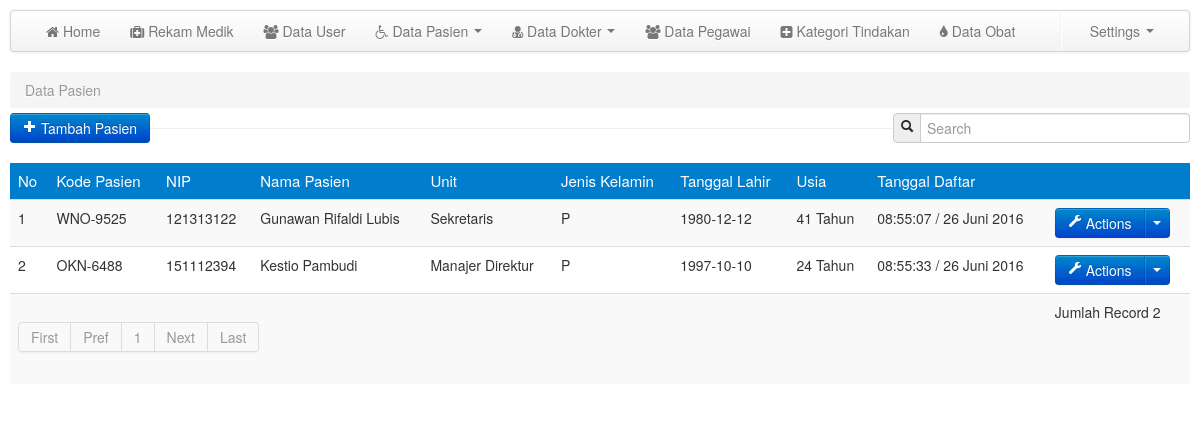
The page /media.php?module=data_pasien (signed in) on the database its author committed.
### tables this page shows
CREATE TABLE `pasien` (
  `id_psaien` int(10) NOT NULL,
  `kodePasien` varchar(50) NOT NULL,
  `id_pegawai` varchar(150) NOT NULL,
  `foto_pasien` text NOT NULL,
  `tgl_daf` varchar(50) NOT NULL,
  `jam_daf` varchar(50) NOT NULL,
  `kodeuser` varchar(150) NOT NULL
);

CREATE TABLE `pegawai` (
  `id_pegawai` int(10) NOT NULL,
  `nip` varchar(50) NOT NULL,
  `kj` varchar(100) NOT NULL,
  `nama_pegawai` varchar(300) NOT NULL,
  `unit` varchar(150) NOT NULL,
  `jk` varchar(100) NOT NULL,
  `alamat` varchar(300) NOT NULL,
  `status_kel` varchar(50) NOT NULL,
  `tgl_lhr` date NOT NULL
);

### config/fungsi_indotgl.php (called while the page is built, shortened)
<?php
	function tgl_indo($tgl){
			$tanggal = substr($tgl,8,2);
			$bulan = getBulan(substr($tgl,5,2));
			$tahun = substr($tgl,0,4);
			return $tanggal.' '.$bulan.' '.$tahun;
	}
	function getBulan($bln){
				switch ($bln){
					case 6:
						return "Juni";
						break;
				}
			}
?>

### mod_pasien/pasien.php (the view, shortened to what this page needs)
<?php
switch($_GET['act']){
	default:
	?>
	<?php
	$p      = new Paging;
    $batas  = 10;
    $posisi = $p->cariPosisi($batas);
?>
	<section>
		<ul class="breadcrumb" style="margin-bottom: 5px;">
			<li class="active">Data Pasien</li>
		</ul>
		<div class="control-group pull-left">
			<button class="btn btn-primary" type="button" onclick="window.location='media.php?module=data_pasien&&act=tambah_pasien'"><i class="icon-plus icon-white"></i> Tambah Pasien</button>
		</div>
		<form class="form-search pull-right">
							<div class="input-prepend">
								<span class="add-on"><i class="icon-search"></i></span>
								<input class="span3" id="txtcari" type="text" placeholder="Search">
							</div>
		</form>
		<hr>
		<div class="row-fluid">
			<div class="span12 pull-left">
				<div id="tabel_awal">
				<table class="table table-striped">
					<thead>
						<tr class="head1">
							<td>No</td><td>Kode Pasien</td><td>NIP</td><td>Nama Pasien</td><td>Unit</td><td>Jenis Kelamin</td><td>Tanggal Lahir</td><td>Usia</td><td>Tanggal Daftar</td><td></td>
						</tr>
					</thead>
					<tbody>
					<?php
					$query=mysql_query("SELECT * FROM pasien, pegawai WHERE pasien.id_pegawai=pegawai.id_pegawai ORDER BY pegawai.nama_pegawai ASC LIMIT $posisi,$batas");
					$no=$posisi+1;
					while($r=mysql_fetch_array($query)){
					?>
						<tr>
							<td><?php echo $no; ?></td><td><?php echo $r['kodePasien']; ?></td><td><?php echo $r['nip']; ?></td><td><?php echo $r['nama_pegawai']; ?></td><td><?php echo $r['unit']; ?></td><td><?php echo $r['jk']; ?></td><td><?php echo $r['tgl_lhr']; ?></td>
                            <td><?php
                            $tgl=$r['tgl_lhr'];
                            $ambil_thn=substr($tgl,0,4);
                            $thn_sekarang=date('Y');
                            $umur=$thn_sekarang-$ambil_thn;
                            echo $umur." Tahun";
                            ?></td>
                            <td><?php echo $r['jam_daf']." / ".tgl_indo($r['tgl_daf']); ?></td><td><div class="btn-group">
								<a class="btn btn-primary" href="#"><i class="icon-wrench icon-white"></i> Actions</a>
								<a class="btn btn-primary dropdown-toggle" data-toggle="dropdown" href="#"><span class="caret"></span></a>
							</div></td>
						</tr>
					<?php
					$no++;
					}
					?>
					<tr>
							<td colspan="9">
							<?php
							$jmldata=mysql_num_rows(mysql_query("SELECT * FROM pasien"));
							$jmlhalaman  = $p->jumlahHalaman($jmldata, $batas);
							$linkHalaman = $p->navHalaman($_GET['halaman'], $jmlhalaman);
							echo "$linkHalaman";
							?><td>Jumlah Record <?php echo $jmldata; ?></td>
						</tr>
					</tbody>
				</table>
				</div>
			</div>
		</div>
	</section>
<?php
break;
?>
	<?php
}
?>

### css/custom.css (style rules this page uses)
nav,header,section,footer { margin:10px 10px 0 10px; }
table .head1 { background:#007dcc; color:#fff; font-size:15px; }

### rows shown on the page
pasien: kodePasien "WNO-9525", id_pegawai.nip "121313122", id_pegawai.nama_pegawai "Gunawan Rifaldi Lubis", id_pegawai.unit "Sekretaris", id_pegawai.jk "P", id_pegawai.tgl_lhr "1980-12-12", jam_daf "08:55:07", tgl_daf "26 Juni 2016"
pasien: kodePasien "OKN-6488", id_pegawai.nip "151112394", id_pegawai.nama_pegawai "Kestio Pambudi", id_pegawai.unit "Manajer Direktur", id_pegawai.jk "P", id_pegawai.tgl_lhr "1997-10-10", jam_daf "08:55:33", tgl_daf "26 Juni 2016"

### other values the page prints
$halaman_aktif "1"
$jmldata "2"
